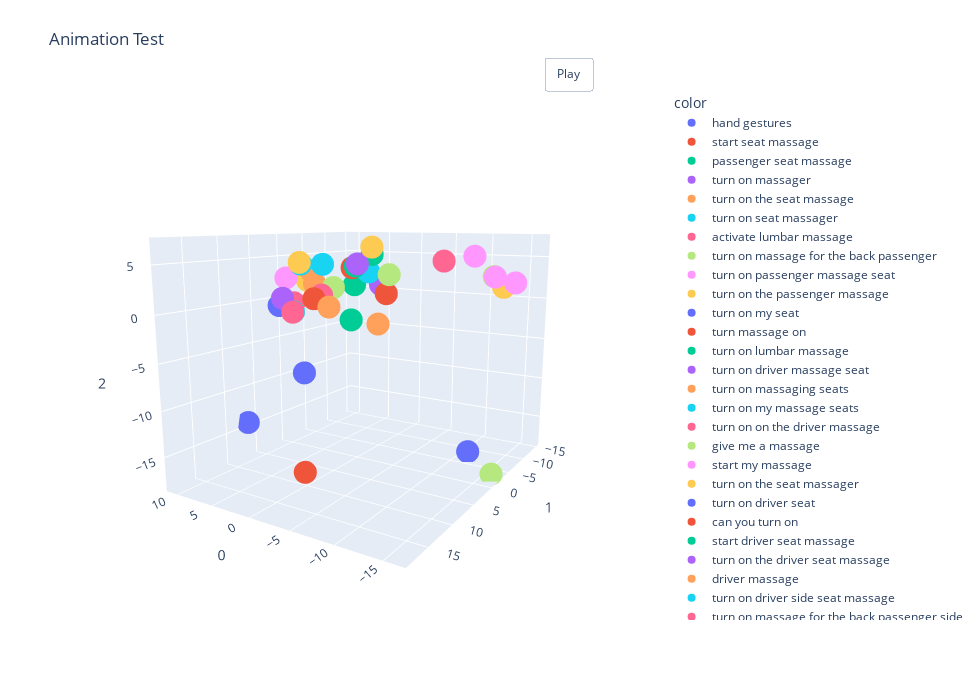

Here is the notebook cell this chart was saved with:
### Markdown cell above
<span style="font-size:28px; color:yellow">Animate Rotation</span>

### Code cell
'''import plotly.graph_objects as go
import numpy as np

# Helix equation
t = np.linspace(0, 10, 50)
x, y, z = np.cos(t), np.sin(t), t
'''
fig= go.Figure(fig)

x_eye = -1.25
y_eye = 2
z_eye = 0.5

fig.update_layout(
         title='Animation Test',
         width=980,
         height=700,
         scene_camera_eye=dict(x=x_eye, y=y_eye, z=z_eye),
         updatemenus=[dict(type='buttons',
                  showactive=False,
                  y=1,
                  x=0.8,
                  xanchor='left',
                  yanchor='bottom',
                  pad=dict(t=45, r=10),
                  buttons=[dict(label='Play',
                                 method='animate',
                                 args=[None, dict(frame=dict(duration=100, redraw=True), 
                                                             transition=dict(duration=1),
                                                             fromcurrent=True,
                                                             mode='immediate'
                                                            )]
                                            )
                                      ]
                              )
                        ]
)


def rotate_z(x, y, z, theta):
    w = x+1j*y
    return np.real(np.exp(1j*theta)*w), np.imag(np.exp(1j*theta)*w), z

frames=[]
for t in np.arange(0, 20.26, 0.04):
    xe, ye, ze = rotate_z(x_eye, y_eye, z_eye, -t)
    frames.append(go.Frame(layout=dict(scene_camera_eye=dict(x=xe, y=ye, z=ze))))
fig.frames=frames

fig.show()

### Figure 1 — Plotly figure (JSON) as saved in the notebook; plotly's stock layout.template omitted (floating-point values rounded to 4 significant figures)
{"data": [{"hovertemplate": "color=hand gestures<br>0=%{x}<br>1=%{y}<br>2=%{z}<extra></extra>", "legendgroup": "hand gestures", "marker": {"color": "#636efa", "symbol": "circle"}, "mode": "markers", "name": "hand gestures", "scene": "scene", "showlegend": true, "type": "scatter3d", "x": [-11.75], "y": [-5.88], "z": [-17.58]}, {"hovertemplate": "color=start seat massage<br>0=%{x}<br>1=%{y}<br>2=%{z}<extra></extra>", "legendgroup": "start seat massage", "marker": {"color": "#EF553B", "symbol": "circle"}, "mode": "markers", "name": "start seat massage", "scene": "scene", "showlegend": true, "type": "scatter3d", "x": [-0.4981], "y": [-5.726], "z": [0.5535]}, {"hovertemplate": "color=passenger seat massage<br>0=%{x}<br>1=%{y}<br>2=%{z}<extra></extra>", "legendgroup": "passenger seat massage", "marker": {"color": "#00cc96", "symbol": "circle"}, "mode": "markers", "name": "passenger seat massage", "scene": "scene", "showlegend": true, "type": "scatter3d", "x": [8.851], "y": [-12.89], "z": [0.5455]}, {"hovertemplate": "color=turn on massager<br>0=%{x}<br>1=%{y}<br>2=%{z}<extra></extra>", "legendgroup": "turn on massager", "marker": {"color": "#ab63fa", "symbol": "circle"}, "mode": "markers", "name": "turn on massager", "scene": "scene", "showlegend": true, "type": "scatter3d", "x": [-6.737], "y": [10.23], "z": [5.28]}, {"hovertemplate": "color=turn on the seat massage<br>0=%{x}<br>1=%{y}<br>2=%{z}<extra></extra>", "legendgroup": "turn on the seat massage", "marker": {"color": "#FFA15A", "symbol": "circle"}, "mode": "markers", "name": "turn on the seat massage", "scene": "scene", "showlegend": true, "type": "scatter3d", "x": [4.633], "y": [2.512], "z": [3.67]}, {"hovertemplate": "color=turn on seat massager<br>0=%{x}<br>1=%{y}<br>2=%{z}<extra></extra>", "legendgroup": "turn on seat massager", "marker": {"color": "#19d3f3", "symbol": "circle"}, "mode": "markers", "name": "turn on seat massager", "scene": "scene", "showlegend": true, "type": "scatter3d", "x": [4.421], "y": [4.69], "z": [4.55]}, {"hovertemplate": "color=activate lumbar massage<br>0=%{x}<br>1=%{y}<br>2=%{z}<extra></extra>", "legendgroup": "activate lumbar massage", "marker": {"color": "#FF6692", "symbol": "circle"}, "mode": "markers", "name": "activate lumbar massage", "scene": "scene", "showlegend": true, "type": "scatter3d", "x": [-10.99], "y": [0.2267], "z": [5.15]}, {"hovertemplate": "color=turn on massage for the back passenger<br>0=%{x}<br>1=%{y}<br>2=%{z}<extra></extra>", "legendgroup": "turn on massage for the back passenger", "marker": {"color": "#B6E880", "symbol": "circle"}, "mode": "markers", "name": "turn on massage for the back passenger", "scene": "scene", "showlegend": true, "type": "scatter3d", "x": [4.609], "y": [-1.831], "z": [1.36]}, {"hovertemplate": "color=turn on passenger massage seat<br>0=%{x}<br>1=%{y}<br>2=%{z}<extra></extra>", "legendgroup": "turn on passenger massage seat", "marker": {"color": "#FF97FF", "symbol": "circle"}, "mode": "markers", "name": "turn on passenger massage seat", "scene": "scene", "showlegend": true, "type": "scatter3d", "x": [9.243], "y": [1.422], "z": [2.542]}, {"hovertemplate": "color=turn on the passenger massage<br>0=%{x}<br>1=%{y}<br>2=%{z}<extra></extra>", "legendgroup": "turn on the passenger massage", "marker": {"color": "#FECB52", "symbol": "circle"}, "mode": "markers", "name": "turn on the passenger massage", "scene": "scene", "showlegend": true, "type": "scatter3d", "x": [7.931], "y": [-1.065], "z": [2.131]}, {"hovertemplate": "color=turn on my seat<br>0=%{x}<br>1=%{y}<br>2=%{z}<extra></extra>", "legendgroup": "turn on my seat", "marker": {"color": "#636efa", "symbol": "circle"}, "mode": "markers", "name": "turn on my seat", "scene": "scene", "showlegend": true, "type": "scatter3d", "x": [2.933], "y": [6.31], "z": [-7.35]}, {"hovertemplate": "color=turn massage on<br>0=%{x}<br>1=%{y}<br>2=%{z}<extra></extra>", "legendgroup": "turn massage on", "marker": {"color": "#EF553B", "symbol": "circle"}, "mode": "markers", "name": "turn massage on", "scene": "scene", "showlegend": true, "type": "scatter3d", "x": [-5.404], "y": [9.112], "z": [4.803]}, {"hovertemplate": "color=turn on lumbar massage<br>0=%{x}<br>1=%{y}<br>2=%{z}<extra></extra>", "legendgroup": "turn on lumbar massage", "marker": {"color": "#00cc96", "symbol": "circle"}, "mode": "markers", "name": "turn on lumbar massage", "scene": "scene", "showlegend": true, "type": "scatter3d", "x": [-6.245], "y": [6.79], "z": [6.001]}, {"hovertemplate": "color=turn on driver massage seat<br>0=%{x}<br>1=%{y}<br>2=%{z}<extra></extra>", "legendgroup": "turn on driver massage seat", "marker": {"color": "#ab63fa", "symbol": "circle"}, "mode": "markers", "name": "turn on driver massage seat", "scene": "scene", "showlegend": true, "type": "scatter3d", "x": [8.259], "y": [3.345], "z": [0.3589]}, {"hovertemplate": "color=turn on massaging seats<br>0=%{x}<br>1=%{y}<br>2=%{z}<extra></extra>", "legendgroup": "turn on massaging seats", "marker": {"color": "#FFA15A", "symbol": "circle"}, "mode": "markers", "name": "turn on massaging seats", "scene": "scene", "showlegend": true, "type": "scatter3d", "x": [3.392], "y": [0.8319], "z": [-0.6182]}, {"hovertemplate": "color=turn on my massage seats<br>0=%{x}<br>1=%{y}<br>2=%{z}<extra></extra>", "legendgroup": "turn on my massage seats", "marker": {"color": "#19d3f3", "symbol": "circle"}, "mode": "markers", "name": "turn on my massage seats", "scene": "scene", "showlegend": true, "type": "scatter3d", "x": [1.902], "y": [4.006], "z": [4.572]}, {"hovertemplate": "color=turn on on the driver massage<br>0=%{x}<br>1=%{y}<br>2=%{z}<extra></extra>", "legendgroup": "turn on on the driver massage", "marker": {"color": "#FF6692", "symbol": "circle"}, "mode": "markers", "name": "turn on on the driver massage", "scene": "scene", "showlegend": true, "type": "scatter3d", "x": [6.217], "y": [4.025], "z": [-1.05]}, {"hovertemplate": "color=give me a massage<br>0=%{x}<br>1=%{y}<br>2=%{z}<extra></extra>", "legendgroup": "give me a massage", "marker": {"color": "#B6E880", "symbol": "circle"}, "mode": "markers", "name": "give me a massage", "scene": "scene", "showlegend": true, "type": "scatter3d", "x": [-14.27], "y": [-5.669], "z": [3.266]}, {"hovertemplate": "color=start my massage<br>0=%{x}<br>1=%{y}<br>2=%{z}<extra></extra>", "legendgroup": "start my massage", "marker": {"color": "#FF97FF", "symbol": "circle"}, "mode": "markers", "name": "start my massage", "scene": "scene", "showlegend": true, "type": "scatter3d", "x": [-15.27], "y": [-3.437], "z": [3.421]}, {"hovertemplate": "color=turn on the seat massager<br>0=%{x}<br>1=%{y}<br>2=%{z}<extra></extra>", "legendgroup": "turn on the seat massager", "marker": {"color": "#FECB52", "symbol": "circle"}, "mode": "markers", "name": "turn on the seat massager", "scene": "scene", "showlegend": true, "type": "scatter3d", "x": [4.524], "y": [4.775], "z": [4.736]}, {"hovertemplate": "color=turn on driver seat<br>0=%{x}<br>1=%{y}<br>2=%{z}<extra></extra>", "legendgroup": "turn on driver seat", "marker": {"color": "#636efa", "symbol": "circle"}, "mode": "markers", "name": "turn on driver seat", "scene": "scene", "showlegend": true, "type": "scatter3d", "x": [10.79], "y": [7.249], "z": [-14.22]}, {"hovertemplate": "color=can you turn on<br>0=%{x}<br>1=%{y}<br>2=%{z}<extra></extra>", "legendgroup": "can you turn on", "marker": {"color": "#EF553B", "symbol": "circle"}, "mode": "markers", "name": "can you turn on", "scene": "scene", "showlegend": true, "type": "scatter3d", "x": [-6.076], "y": [18.01], "z": [-13.1]}, {"hovertemplate": "color=start driver seat massage<br>0=%{x}<br>1=%{y}<br>2=%{z}<extra></extra>", "legendgroup": "start driver seat massage", "marker": {"color": "#00cc96", "symbol": "circle"}, "mode": "markers", "name": "start driver seat massage", "scene": "scene", "showlegend": true, "type": "scatter3d", "x": [5.27], "y": [-6.635], "z": [-3.271]}, {"hovertemplate": "color=turn on the driver seat massage<br>0=%{x}<br>1=%{y}<br>2=%{z}<extra></extra>", "legendgroup": "turn on the driver seat massage", "marker": {"color": "#ab63fa", "symbol": "circle"}, "mode": "markers", "name": "turn on the driver seat massage", "scene": "scene", "showlegend": true, "type": "scatter3d", "x": [9.509], "y": [0.3763], "z": [-0.9886]}, {"hovertemplate": "color=driver massage<br>0=%{x}<br>1=%{y}<br>2=%{z}<extra></extra>", "legendgroup": "driver massage", "marker": {"color": "#FFA15A", "symbol": "circle"}, "mode": "markers", "name": "driver massage", "scene": "scene", "showlegend": true, "type": "scatter3d", "x": [3.668], "y": [-10.66], "z": [-4.226]}, {"hovertemplate": "color=turn on driver side seat massage<br>0=%{x}<br>1=%{y}<br>2=%{z}<extra></extra>", "legendgroup": "turn on driver side seat massage", "marker": {"color": "#19d3f3", "symbol": "circle"}, "mode": "markers", "name": "turn on driver side seat massage", "scene": "scene", "showlegend": true, "type": "scatter3d", "x": [8.182], "y": [1.473], "z": [-1.479]}, {"hovertemplate": "color=turn on massage for the back passenger side<br>0=%{x}<br>1=%{y}<br>2=%{z}<extra></extra>", "legendgroup": "turn on massage for the back passenger side", "marker": {"color": "#FF6692", "symbol": "circle"}, "mode": "markers", "name": "turn on massage for the back passenger side", "scene": "scene", "showlegend": true, "type": "scatter3d", "x": [5.396], "y": [-0.4675], "z": [0.5385]}, {"hovertemplate": "color=activate my seat massage<br>0=%{x}<br>1=%{y}<br>2=%{z}<extra></extra>", "legendgroup": "activate my seat massage", "marker": {"color": "#B6E880", "symbol": "circle"}, "mode": "markers", "name": "activate my seat massage", "scene": "scene", "showlegend": true, "type": "scatter3d", "x": [-2.22], "y": [-3.46], "z": [3.096]}, {"hovertemplate": "color=massage me<br>0=%{x}<br>1=%{y}<br>2=%{z}<extra></extra>", "legendgroup": "massage me", "marker": {"color": "#FF97FF", "symbol": "circle"}, "mode": "markers", "name": "massage me", "scene": "scene", "showlegend": true, "type": "scatter3d", "x": [-15.48], "y": [-9.248], "z": [2.339]}, {"hovertemplate": "color=turn on my massager<br>0=%{x}<br>1=%{y}<br>2=%{z}<extra></extra>", "legendgroup": "turn on my massager", "marker": {"color": "#FECB52", "symbol": "circle"}, "mode": "markers", "name": "turn on my massager", "scene": "scene", "showlegend": true, "type": "scatter3d", "x": [-8.194], "y": [9.963], "z": [6.869]}, {"hovertemplate": "color=turn on on the driver seat massage<br>0=%{x}<br>1=%{y}<br>2=%{z}<extra></extra>", "legendgroup": "turn on on the driver seat massage", "marker": {"color": "#636efa", "symbol": "circle"}, "mode": "markers", "name": "turn on on the driver seat massage", "scene": "scene", "showlegend": true, "type": "scatter3d", "x": [9.284], "y": [2.768], "z": [-0.633]}, {"hovertemplate": "color=turn on massage for the back driver seat<br>0=%{x}<br>1=%{y}<br>2=%{z}<extra></extra>", "legendgroup": "turn on massage for the back driver seat", "marker": {"color": "#EF553B", "symbol": "circle"}, "mode": "markers", "name": "turn on massage for the back driver seat", "scene": "scene", "showlegend": true, "type": "scatter3d", "x": [6.041], "y": [0.1939], "z": [0.1203]}, {"hovertemplate": "color=turn on all massage<br>0=%{x}<br>1=%{y}<br>2=%{z}<extra></extra>", "legendgroup": "turn on all massage", "marker": {"color": "#00cc96", "symbol": "circle"}, "mode": "markers", "name": "turn on all massage", "scene": "scene", "showlegend": true, "type": "scatter3d", "x": [-5.823], "y": [9.184], "z": [4.981]}, {"hovertemplate": "color=passenger massage<br>0=%{x}<br>1=%{y}<br>2=%{z}<extra></extra>", "legendgroup": "passenger massage", "marker": {"color": "#ab63fa", "symbol": "circle"}, "mode": "markers", "name": "passenger massage", "scene": "scene", "showlegend": true, "type": "scatter3d", "x": [5.874], "y": [-14.92], "z": [0.5794]}, {"hovertemplate": "color=turn on front passenger massage<br>0=%{x}<br>1=%{y}<br>2=%{z}<extra></extra>", "legendgroup": "turn on front passenger massage", "marker": {"color": "#FFA15A", "symbol": "circle"}, "mode": "markers", "name": "turn on front passenger massage", "scene": "scene", "showlegend": true, "type": "scatter3d", "x": [6.925], "y": [-1.16], "z": [1.769]}, {"hovertemplate": "color=on passenger massage<br>0=%{x}<br>1=%{y}<br>2=%{z}<extra></extra>", "legendgroup": "on passenger massage", "marker": {"color": "#19d3f3", "symbol": "circle"}, "mode": "markers", "name": "on passenger massage", "scene": "scene", "showlegend": true, "type": "scatter3d", "x": [6.671], "y": [-13.13], "z": [2.376]}, {"hovertemplate": "color=turn on driver 's seat massage<br>0=%{x}<br>1=%{y}<br>2=%{z}<extra></extra>", "legendgroup": "turn on driver 's seat massage", "marker": {"color": "#FF6692", "symbol": "circle"}, "mode": "markers", "name": "turn on driver 's seat massage", "scene": "scene", "showlegend": true, "type": "scatter3d", "x": [8.83], "y": [0.534], "z": [-0.5153]}, {"hovertemplate": "color=start back<br>0=%{x}<br>1=%{y}<br>2=%{z}<extra></extra>", "legendgroup": "start back", "marker": {"color": "#B6E880", "symbol": "circle"}, "mode": "markers", "name": "start back", "scene": "scene", "showlegend": true, "type": "scatter3d", "x": [-16.32], "y": [-1.752], "z": [-17.97]}, {"hovertemplate": "color=activate my massage<br>0=%{x}<br>1=%{y}<br>2=%{z}<extra></extra>", "legendgroup": "activate my massage", "marker": {"color": "#FF97FF", "symbol": "circle"}, "mode": "markers", "name": "activate my massage", "scene": "scene", "showlegend": true, "type": "scatter3d", "x": [-14.26], "y": [-0.103], "z": [5.735]}, {"hovertemplate": "color=massage my back<br>0=%{x}<br>1=%{y}<br>2=%{z}<extra></extra>", "legendgroup": "massage my back", "marker": {"color": "#FECB52", "symbol": "circle"}, "mode": "markers", "name": "massage my back", "scene": "scene", "showlegend": true, "type": "scatter3d", "x": [-13.81], "y": [-9.991], "z": [1.673]}], "layout": {"height": 700, "legend": {"title": {"text": "color"}, "tracegroupgap": 0}, "margin": {"t": 60}, "scene": {"camera": {"eye": {"x": -1.25, "y": 2, "z": 0.5}}, "domain": {"x": [0, 1], "y": [0, 1]}, "xaxis": {"title": {"text": "0"}}, "yaxis": {"title": {"text": "1"}}, "zaxis": {"title": {"text": "2"}}}, "title": {"text": "Animation Test"}, "updatemenus": [{"buttons": [{"args": [null, {"frame": {"duration": 100, "redraw": true}, "fromcurrent": true, "mode": "immediate", "transition": {"duration": 1}}], "label": "Play", "method": "animate"}], "pad": {"r": 10, "t": 45}, "showactive": false, "type": "buttons", "x": 0.8, "xanchor": "left", "y": 1, "yanchor": "bottom"}], "width": 980}}
